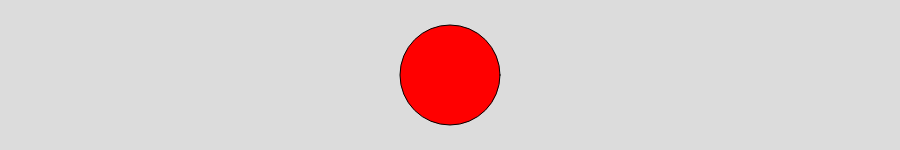
Frame 1 (no input)
Frame 60 (no input): identical to frame 1, image omitted
Frame 120 (the mouse pressed at the canvas centre since frame 60): identical to frame 1, image omitted

The p5.js sketch that drew this single still picture (run headless with seeded random() and noise() and a simulated clock; from frame 60 on, the mouse is pressed at the canvas centre):

// p5.js sketch
// ── sketch.js
var canvasWidth = 900;
var canvasHeight = 150;

function setup() {
    createCanvas(canvasWidth, canvasHeight);
}

function draw() {
    background(220);

    fill(255, 0, 0);
    circle(canvasWidth / 2, canvasHeight / 2, 100);
}
